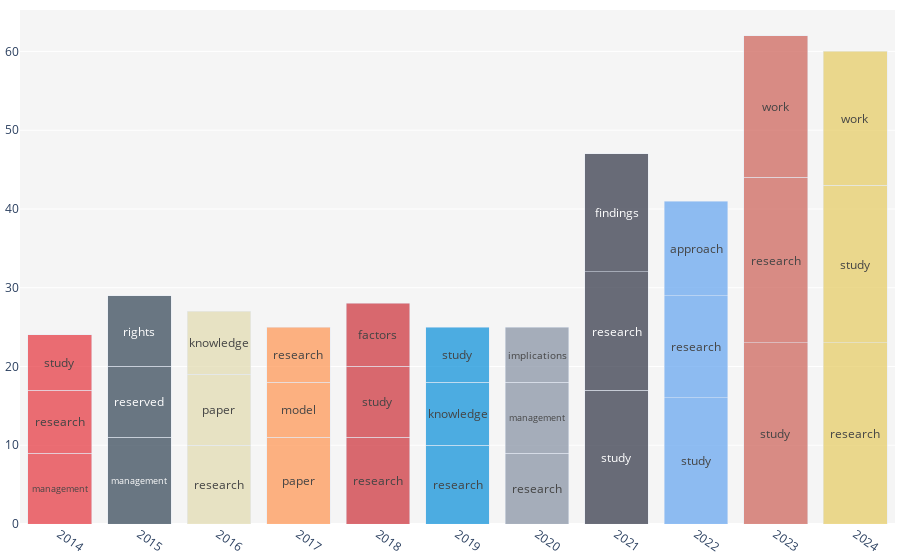

Notebook code cell kept with this figure:
### Code cell
# Arguments: view              = 'notebook', 'browser' ('notebook' -> To plot in your prefered Notebook App. 'browser' -> To plot in your prefered browser window);
#            key               = 'abs', 'title', 'jou, 'kwa', or 'kwp';
#            stop_words        = A list of stopwords to clean the corpus. ['ar', 'bn', 'bg', 'cs', 'en', 'fi', 'fr', 'de', 'el', 'hi', 'he', 'hu', 'it', 'ja', 'ko',  'mr', 'fa', 'pl', 'pt-br', 'ro', 'ru', 'es', 'sv', 'sk', 'zh', 'th', 'uk'];
#                                'ar' = Arabic; 'bn' = Bengali; 'bg' = Bulgarian; 'cs' = Czech; 'en' = English; 'fi' = Finnish; 'fr' = French; 'de' = German; 'el' = Greek; 'he' = Hebrew;'hi' = Hindi; 'hu' = Hungarian; 'it' = Italian;
#                                'ja' = Japanese; 'ko' = Korean; 'mr' =  Marathi; 'fa' =  Persian; 'pl' =  Polish; 'pt-br' = Potuguese-Brazilian; 'ro' = Romanian; 'ru' = Russian; 'es' =  Spanish; 'sk' = Slovak; 'sv' = Swedish;
#                                'zh' = Chinese; 'th' = Thai; 'uk' = Ukrainian
#            rmv_custom_words  = A list of custom stopwords to clean the corpus;
#            topn              = Total number entities;
#            txt_font_size     = Font size of the text inside the bins;
#            start             = Start Year; -1 = all years
#            end               = End Year;   -1 = all years
bibfile.plot_evolution_year(view             = 'notebook',
                            stop_words       = ['en'],
                            rmv_custom_words = [],
                            key              = 'abs',
                            topn             = 3,
                            txt_font_size    = 12,
                            start            = 2014,
                            end              = 2024)

### Figure 1 — Plotly figure (JSON) as saved in the notebook; plotly's stock layout.template omitted (floating-point values rounded to 4 significant figures)
{"data": [{"hoverinfo": "text", "hovertext": ["management (9)", "research (8)", "study (7)"], "insidetextanchor": "middle", "marker": {"color": "rgba(229,50,59,0.7)"}, "text": ["management", "research", "study"], "textangle": 0, "textfont": {"size": 12}, "type": "bar", "x": [2014, 2014, 2014], "y": [9, 8, 7]}, {"hoverinfo": "text", "hovertext": ["management (11)", "reserved (9)", "rights (9)"], "insidetextanchor": "middle", "marker": {"color": "rgba(46,64,82,0.7)"}, "text": ["management", "reserved", "rights"], "textangle": 0, "textfont": {"size": 12}, "type": "bar", "x": [2015, 2015, 2015], "y": [11, 9, 9]}, {"hoverinfo": "text", "hovertext": ["research (10)", "paper (9)", "knowledge (8)"], "insidetextanchor": "middle", "marker": {"color": "rgba(225,218,174,0.7)"}, "text": ["research", "paper", "knowledge"], "textangle": 0, "textfont": {"size": 12}, "type": "bar", "x": [2016, 2016, 2016], "y": [10, 9, 8]}, {"hoverinfo": "text", "hovertext": ["paper (11)", "model (7)", "research (7)"], "insidetextanchor": "middle", "marker": {"color": "rgba(255,147,79,0.7)"}, "text": ["paper", "model", "research"], "textangle": 0, "textfont": {"size": 12}, "type": "bar", "x": [2017, 2017, 2017], "y": [11, 7, 7]}, {"hoverinfo": "text", "hovertext": ["research (11)", "study (9)", "factors (8)"], "insidetextanchor": "middle", "marker": {"color": "rgba(204,45,53,0.7)"}, "text": ["research", "study", "factors"], "textangle": 0, "textfont": {"size": 12}, "type": "bar", "x": [2018, 2018, 2018], "y": [11, 9, 8]}, {"hoverinfo": "text", "hovertext": ["research (10)", "knowledge (8)", "study (7)"], "insidetextanchor": "middle", "marker": {"color": "rgba(5,142,217,0.7)"}, "text": ["research", "knowledge", "study"], "textangle": 0, "textfont": {"size": 12}, "type": "bar", "x": [2019, 2019, 2019], "y": [10, 8, 7]}, {"hoverinfo": "text", "hovertext": ["research (9)", "management (9)", "implications (7)"], "insidetextanchor": "middle", "marker": {"color": "rgba(132,143,162,0.7)"}, "text": ["research", "management", "implications"], "textangle": 0, "textfont": {"size": 12}, "type": "bar", "x": [2020, 2020, 2020], "y": [9, 9, 7]}, {"hoverinfo": "text", "hovertext": ["study (17)", "research (15)", "findings (15)"], "insidetextanchor": "middle", "marker": {"color": "rgba(45,49,66,0.7)"}, "text": ["study", "research", "findings"], "textangle": 0, "textfont": {"size": 12}, "type": "bar", "x": [2021, 2021, 2021], "y": [17, 15, 15]}, {"hoverinfo": "text", "hovertext": ["study (16)", "research (13)", "approach (12)"], "insidetextanchor": "middle", "marker": {"color": "rgba(98,163,240,0.7)"}, "text": ["study", "research", "approach"], "textangle": 0, "textfont": {"size": 12}, "type": "bar", "x": [2022, 2022, 2022], "y": [16, 13, 12]}, {"hoverinfo": "text", "hovertext": ["study (23)", "research (21)", "work (18)"], "insidetextanchor": "middle", "marker": {"color": "rgba(204,95,84,0.7)"}, "text": ["study", "research", "work"], "textangle": 0, "textfont": {"size": 12}, "type": "bar", "x": [2023, 2023, 2023], "y": [23, 21, 18]}, {"hoverinfo": "text", "hovertext": ["research (23)", "study (20)", "work (17)"], "insidetextanchor": "middle", "marker": {"color": "rgba(230,203,96,0.7)"}, "text": ["research", "study", "work"], "textangle": 0, "textfont": {"size": 12}, "type": "bar", "x": [2024, 2024, 2024], "y": [23, 20, 17]}], "layout": {"barmode": "stack", "hovermode": "closest", "margin": {"b": 10, "l": 5, "r": 5, "t": 10}, "plot_bgcolor": "#f5f5f5", "showlegend": false, "xaxis": {"showticklabels": true, "tickangle": 35, "type": "category"}}}
